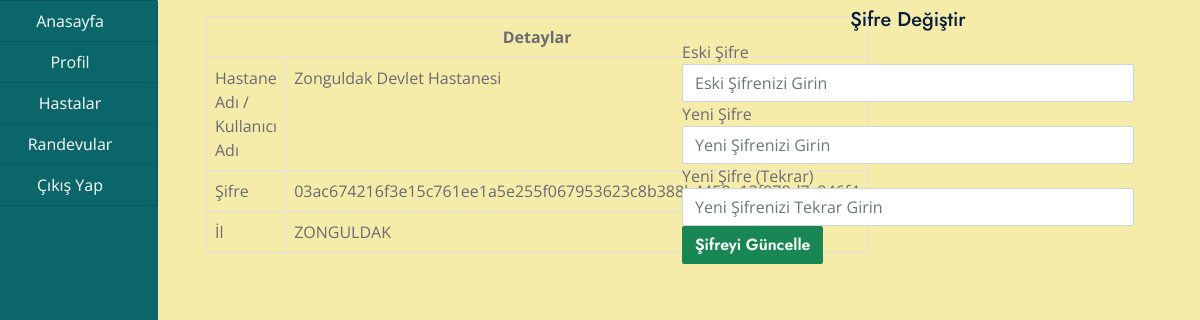
/hastane/profil.php (signed in), run on the app's committed database.
### tables this page shows
CREATE TABLE `kullanici_hastane` (
  `id` int(11) NOT NULL,
  `hastane_adi` varchar(100) NOT NULL,
  `hastane_sifre` varchar(255) NOT NULL,
  `hastane_il` int(11) NOT NULL,
  `durum` varchar(100) NOT NULL
);

CREATE TABLE `il` (
  `il_id` int(11) NOT NULL,
  `il_adi` varchar(100) NOT NULL
);

### hastane/profil.php (the view, shortened to what this page needs)
<?php
include("../baglanti.php");
$kullanici_id = $_SESSION['id'];
$hastane_sorgu = "SELECT * FROM kullanici_hastane WHERE id = '$kullanici_id'";
$hastane_sonuc = mysqli_query($baglanti, $hastane_sorgu);
if (mysqli_num_rows($hastane_sonuc) > 0) {
    $hastane_veri_getir = mysqli_fetch_assoc($hastane_sonuc);
} else {
    die("Hastane bilgisi bulunamadı. Lütfen veritabanını kontrol edin.");
}
$il_id = $hastane_veri_getir['hastane_il'];
$il_sorgu = "SELECT * FROM il WHERE il_id='$il_id'";
$il_sonuc = mysqli_query($baglanti, $il_sorgu);
if (mysqli_num_rows($il_sonuc) > 0) {
    $il_veri_getir = mysqli_fetch_assoc($il_sonuc);
} else {
    die("İl bilgisi bulunamadı. Lütfen veritabanını kontrol edin.");
}
?>
<!DOCTYPE html>
<html lang="tr">
<head>
    <link href="https://cdnjs.cloudflare.com/ajax/libs/font-awesome/5.10.0/css/all.min.css" rel="stylesheet">
    <link href="https://cdn.jsdelivr.net/npm/bootstrap-icons@1.4.1/font/bootstrap-icons.css" rel="stylesheet">
    <link href="../assets/lib/owlcarousel/assets/owl.carousel.min.css" rel="stylesheet">
    <link href="../assets/lib/animate/animate.min.css" rel="stylesheet">
    <link href="../assets/lib/tempusdominus/css/tempusdominus-bootstrap-4.min.css" rel="stylesheet" />
    <link href="../assets/lib/twentytwenty/twentytwenty.css" rel="stylesheet" />
    <link href="../assets/css/bootstrap.min.css" rel="stylesheet">
    <link href="../assets/css/style.css" rel="stylesheet">
</head>
<body>
    <div class="container-fluid">
        <div class="col-md-12">
            <div class="row">
                <div class="col-md-2" style="margin-left: -30px;">
                    <?php include("menu.php"); ?>
                </div>
                <div class="col-md-10 ">
                    <div class="container-fluid">
                        <div class="col-md-12">
                            <div class="row">
                                <div class="col-md-6">
                                    <div class="my-3">
                                        <table class="table table-bordered">
                                            <tr>
                                                <th colspan="2" class="text-center">Detaylar</th>
                                            </tr>
                                            <tr>
                                                <td>Hastane Adı / Kullanıcı Adı</td>
                                                <td><?php echo htmlspecialchars($hastane_veri_getir['hastane_adi']); ?></td>
                                            </tr>
                                            <tr>
                                                <td>Şifre</td>
                                                <td><?php echo htmlspecialchars($hastane_veri_getir['hastane_sifre']); ?></td>
                                            </tr>
                                            <tr>
                                                <td>İl</td>
                                                <td><?php echo htmlspecialchars($il_veri_getir['il_adi']); ?></td>
                                            </tr>
                                        </table>
                                    </div>
                                </div>
                                <div class="col-md-6">
                                    <h5 class="text-center my-2">Şifre Değiştir</h5>
                                    <form method="post">
                                        <div class="form-group">
                                            <label>Eski Şifre</label>
                                            <input type="password" name="eski_sifre" class="form-control" autocomplete="off" placeholder="Eski Şifrenizi Girin" required>
                                        </div>
                                        <div class="form-group">
                                            <label>Yeni Şifre</label>
                                            <input type="password" name="yeni_sifre" class="form-control" autocomplete="off" placeholder="Yeni Şifrenizi Girin" required>
                                        </div>
                                        <div class="form-group">
                                            <label>Yeni Şifre (Tekrar)</label>
                                            <input type="password" name="yeni_sifre_tekrar" class="form-control" autocomplete="off" placeholder="Yeni Şifrenizi Tekrar Girin" required>
                                        </div>
                                        <input type="submit" name="guncelle_sifre" class="btn btn-success" value="Şifreyi Güncelle">
                                    </form>
                                </div>
                            </div>
                        </div>
                    </div>
                </div>
            </div>
        </div>
    </div>
</body>
</html>

### assets/css/style.css (style rules this page uses)
:root { --primary: #0B666A; --secondary: #F57E57; --light: #F6ECA9; --dark: #071952; }
h5, h6, .font-weight-medium { font-weight: 500 !important; }
.btn { font-family: 'Jost', sans-serif; font-weight: 600; transition: .5s; }
.table { background-color: transparent; }

### data on the page
kullanici_hastane: hastane_adi "Zonguldak Devlet Hastanesi", hastane_sifre "03ac674216f3e15c761ee1a5e255f067953623c8b388b4459e13f978d7c846f4"
il: il_adi "ZONGULDAK"
